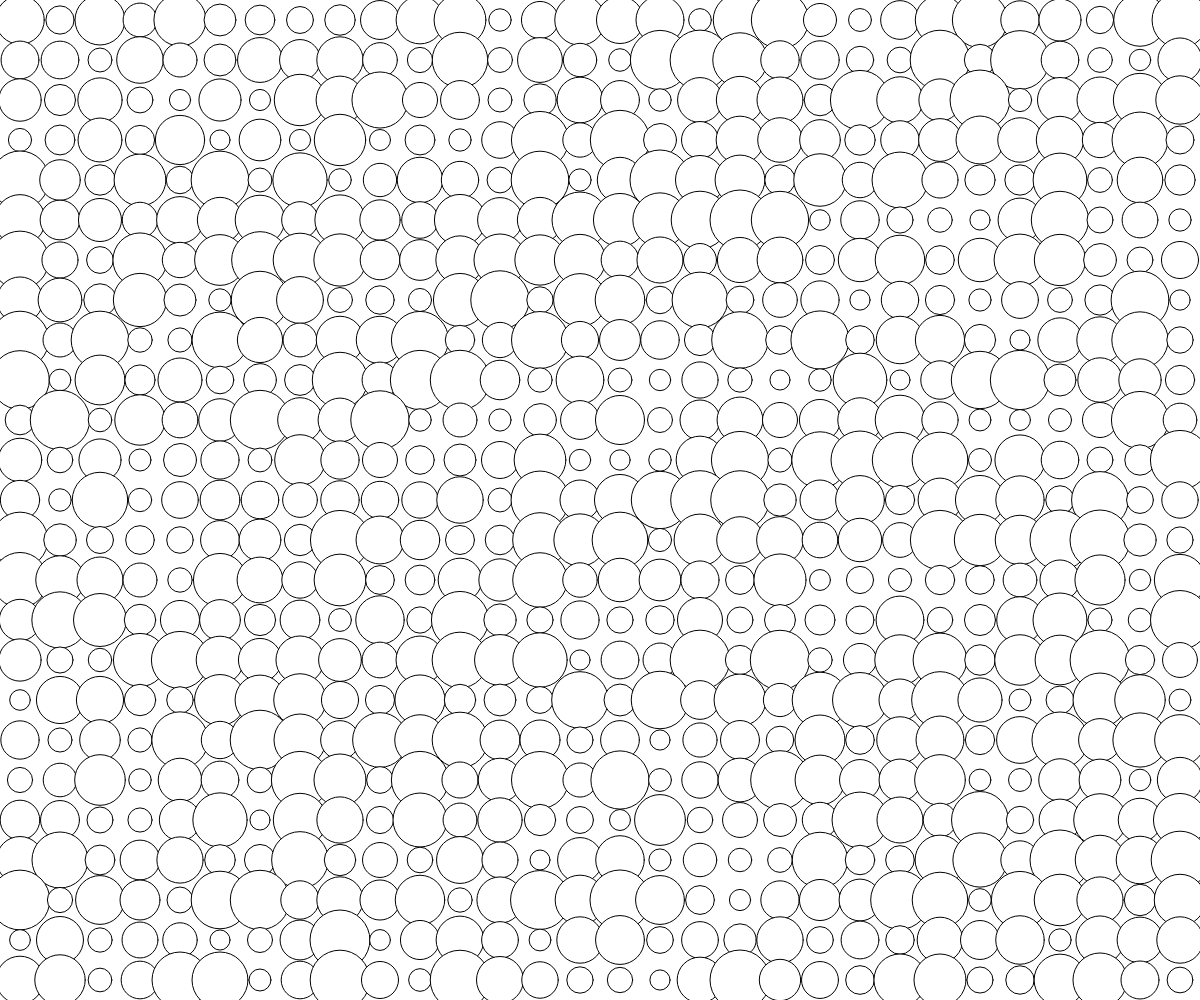
Frame 1 (no input)
Frame 60 (no input): identical to frame 1, image omitted
Frame 120 (the mouse pressed at the canvas centre since frame 60): identical to frame 1, image omitted

The p5.js sketch that drew this single still picture (run headless with seeded random() and noise() and a simulated clock; from frame 60 on, the mouse is pressed at the canvas centre):

// p5.js sketch
// ── sketch.js
// Loop Grid
let gridSpacing = 40;

function setup() {
  createCanvas(windowWidth, windowHeight);
  ellipseMode(CENTER);
  circleGrid();
}

function mouseClicked(){
  circleGrid();
}

function circleGrid() {
  for (let y = gridSpacing/2; y < height; y += gridSpacing) {
    for (let x = gridSpacing/2; x < width; x += gridSpacing) {
      let size = random(gridSpacing*0.5, gridSpacing*1.5);
      ellipse(x, y, size, size);
    }
  }
}

function draw() {
  
}
